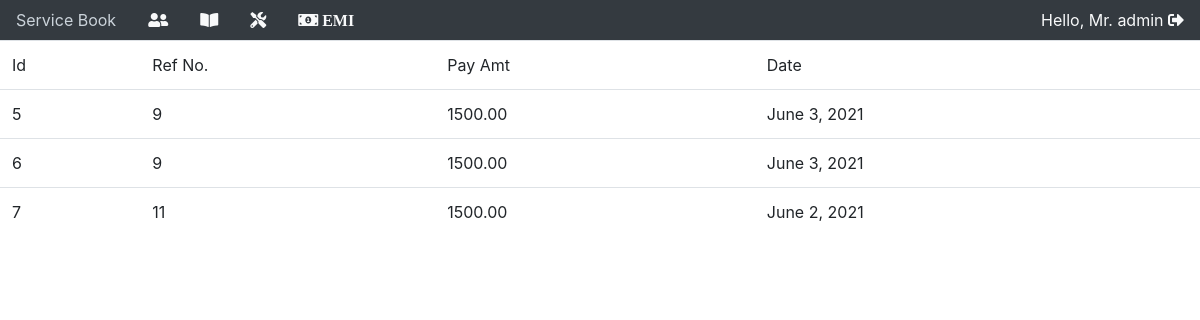
The app's page /pdata (signed in), older data.
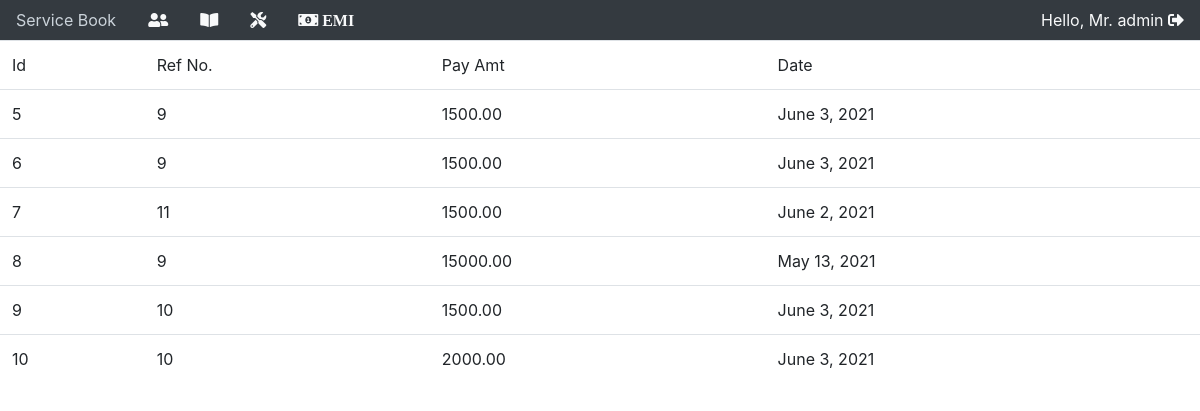
The same page, newer data.
### app/models.py (models this page shows, shortened)
class paymentOnEmi(models.Model):
    refNo = models.IntegerField()
    paidAmount = models.DecimalField(max_digits=10, decimal_places=2)
    paymentDate = models.DateField(auto_now=False, auto_now_add=False)

### app/views.py (the view)
# urls.py: path('pdata', views.pdata, name="pdata"),
@login_required(login_url="/login")
def pdata(request):
    pdd = paymentOnEmi.objects.all()
    return render(request, "pdata.html", {"pdd":pdd})

### templates/pdata.html
{% include "base.html" %} {% block content %}
<table class="table table-hover">
  <thead>
    <tr>
      <td>Id</td>
      <td>Ref No.</td>
      <td>Pay Amt</td>
      <td>Date</td>
    </tr>
  </thead>
  <tbody>
    {% for pd in pdd %}
    <tr>
        <td>{{pd.id}}</td>
      <td>{{pd.refNo}}</td>
      <td>{{pd.paidAmount}}</td>
      <td>{{pd.paymentDate}}</td>
    </tr>
    {% endfor %}
  </tbody>
</table>
{% endblock %}

### templates/base.html (shortened to what this page needs)
<!DOCTYPE html>
<html lang="en">
<head>
  <link rel="stylesheet" href="https://maxcdn.bootstrapcdn.com/bootstrap/4.0.0/css/bootstrap.min.css"
 />
  <link rel="stylesheet" href="https://cdnjs.cloudflare.com/ajax/libs/font-awesome/5.15.3/css/all.min.css" />
  <link rel="stylesheet" href="https://cdnjs.cloudflare.com/ajax/libs/twitter-bootstrap/4.5.2/css/bootstrap.css">
  <link rel="stylesheet" href="https://cdn.datatables.net/1.10.24/css/dataTables.bootstrap4.min.css">
</head>
<body>
  <ul class="nav bg-dark justify-content-between">
    <div class="d-flex">
      <li class="nav-item">
        <a class="nav-link text-light" href="/">Service Book</a>
      </li>
      <li class="nav-item">
        <a class="nav-link text-light" href="/customer"><i class="fa fa-user-friends"></i></a>
      </li>
      <li class="nav-item">
        <a class="nav-link text-light" href="/details"><i class="fa fa-book-open"></i></a>
      </li>
      <li class="nav-item">
        <a class="nav-link text-light" href="/service"><i class="fas fa-tools"></i></a>
      </li>
      <li class="nav-item">
        <a class="nav-link text-light" href="/"><i class="fa fa-money-bill-alt"> EMI</i></a>
      </li>
    </div>
    <div>
      <li class="nav-item">
        <a class="nav-link text-light" href="{% url 'logout' %}">Hello, Mr. {{request.user}} <i
            class="fas fa-sign-out-alt"></i></a>
      </li>
    </div>
  </ul>
</body>
</html>

Row changes from the older to the newer data that the page shows:
added paymentOnEmi: id "8", refNo "9", paidAmount "15000.00", paymentDate "May 13, 2021"
added paymentOnEmi: id "9", refNo "10", paidAmount "1500.00", paymentDate "June 3, 2021"
added paymentOnEmi: id "10", refNo "10", paidAmount "2000.00", paymentDate "June 3, 2021"
